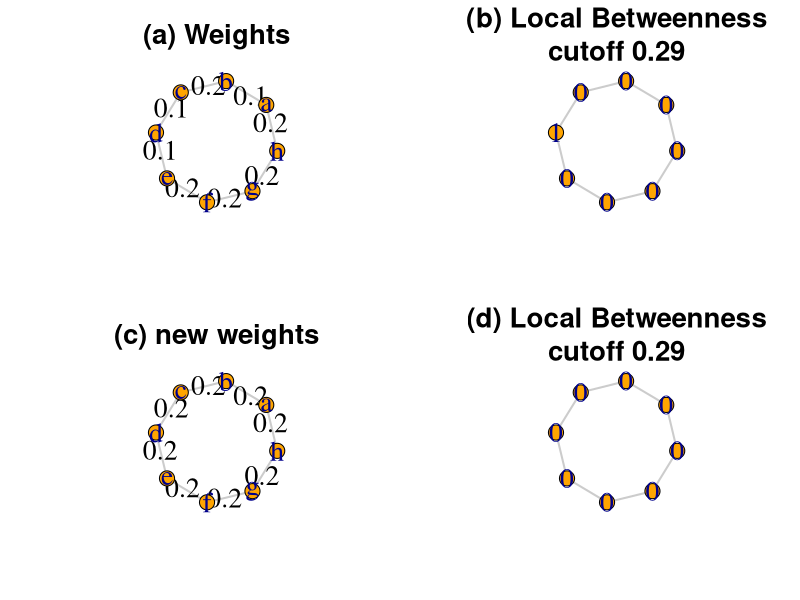
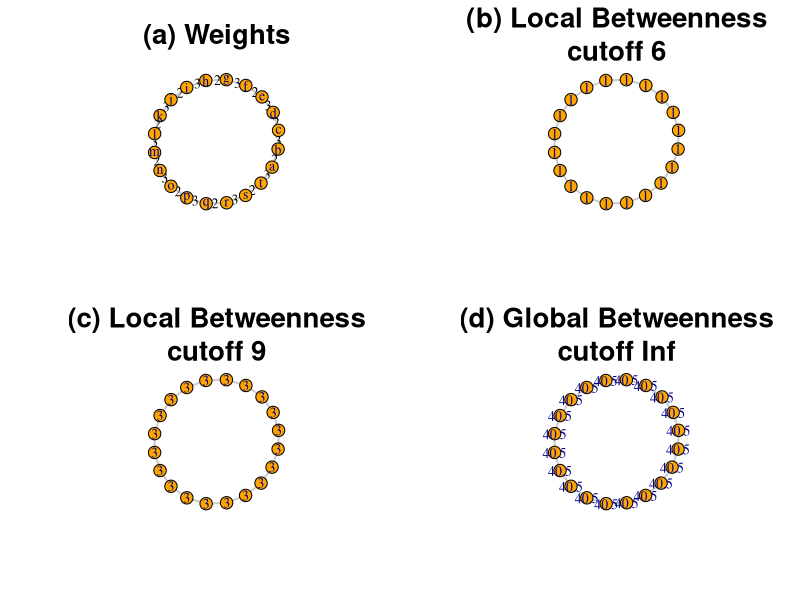

The R script that drew these images, in order:
require(igraph)
packageVersion("igraph") # my installed version is 1.0.1

#--- set plotting parameters
vs <- 25# vertex.size
ec <- gray(0.8)#edge.color
elx <- 2# edge.label.cex
elc <- "black"#,edge.label.color
vlc <- 2#vertex.label.cex
ew <- 2#edge.width
cm <- 2
vc <- "orange"


#--- example 1
set.seed(1210)
g <- make_ring(8)
lay <- layout.auto(g)

graphics.off()
windows(width = 12, height=12)
par(mfrow=c(2,2))

V(g)$name <- letters[1:length(V(g))]
g <- set.edge.attribute(g, "weight", value= c(.1 , .2, rep(.1, 2), rep(0.2,4)))
plot(g, edge.label=round(E(g)$weight,1), layout=lay, vertex.size=vs, edge.color=ec, edge.label.cex=elx, vertex.label.cex=vlc, edge.width=ew, edge.label.color=elc, vertex.color=vc)
title("(a) Weights", cex.main = cm)

bl.1 <- estimate_betweenness(g, cutoff=0.29)
V(g)$name <- bl.1
plot(g,        layout=lay, vertex.size=vs, edge.color=ec, edge.label.cex=elx, vertex.label.cex=vlc, edge.width=ew, edge.label.color=elc, vertex.color=vc)
title("(b) Local Betweenness\ncutoff 0.29", cex.main = cm)

V(g)$name <- letters[1:length(V(g))]
g <- set.edge.attribute(g, "weight", value=.2)
plot(g, edge.label=round(E(g)$weight,1), layout=lay, vertex.size=vs, edge.color=ec, edge.label.cex=elx, vertex.label.cex=vlc, edge.width=ew, edge.label.color=elc, vertex.color=vc)
title("(c) new weights", cex.main = cm)

bl.2 <- estimate_betweenness(g, cutoff=0.29)
V(g)$name <- bl.2
plot(g,          layout=lay, vertex.size=vs, edge.color=ec, edge.label.cex=elx, vertex.label.cex=vlc, edge.width=ew, edge.label.color=elc, vertex.color=vc)
title("(d) Local Betweenness\ncutoff 0.29", cex.main = cm)


# Comments and Discussion:
# This simple example illustrates, that vertex betweenness values change,
# if the edge weights are changed and the cutoff parameters are chosen constant.
# Ring shape of the graph, for easier reconstring the calculation;
#
# 1. define edge weights as in plot (a)
# 2. calculate vertex betweenness with cutoff 0.29 (b)
# 3. define new edge weights as in plot (c)
# 4. calculate vertex betweenness with cutoff 0.29 (d)




#--- example 2
##--- adjust plotting parameters
vs <- 20# vertex.size
elx <- 1# edge.label.cex
vlc <- 1#vertex.label.cex


set.seed(1210)
g <- make_ring(20)
lay <- layout.auto(g)

graphics.off()
windows(width = 30, height=30)
par(mfrow=c(2,2))

V(g)$name <- letters[1:length(V(g))]
g <- set.edge.attribute(g, "weight", value= c(rep(2:3,10)))
plot(g, edge.label=round(E(g)$weight,1), layout=lay, vertex.size=vs, edge.color=ec, edge.label.cex=elx, vertex.label.cex=vlc, edge.width=ew, edge.label.color=elc, vertex.color=vc)
title("(a) Weights", cex.main = cm)

bl.1 <- estimate_betweenness(g, cutoff=6)
V(g)$name <- bl.1
plot(g,        layout=lay, vertex.size=vs, edge.color=ec, edge.label.cex=elx, vertex.label.cex=vlc, edge.width=ew, edge.label.color=elc, vertex.color=vc)
title("(b) Local Betweenness\ncutoff 6", cex.main = cm)

bl.2 <- estimate_betweenness(g, cutoff=9)
V(g)$name <- bl.2
plot(g,        layout=lay, vertex.size=vs, edge.color=ec, edge.label.cex=elx, vertex.label.cex=vlc, edge.width=ew, edge.label.color=elc, vertex.color=vc)
title("(c) Local Betweenness\ncutoff 9", cex.main = cm)

bl.3 <- estimate_betweenness(g, cutoff=Inf)
V(g)$name <- bl.3
plot(g,          layout=lay, vertex.size=vs, edge.color=ec, edge.label.cex=elx, vertex.label.cex=vlc, edge.width=ew, edge.label.color=elc, vertex.color=vc)
title("(d) Global Betweenness\ncutoff Inf", cex.main = cm)


# Comments and Discussion:
# This simple example illustrates, that vertex betweenness values change,
# if the edge weights are constant and the cutoff parameters change.
# Ring shape of the graph, for easier reconstring the calculation;
#
# 1. define edge weights as in plot (a)
# 2. calculate vertex betweenness with cutoff 6 (b)
# 2. calculate vertex betweenness with cutoff 9 (c)
# 4. calculate vertex betweenness with cutoff Inf (d)
